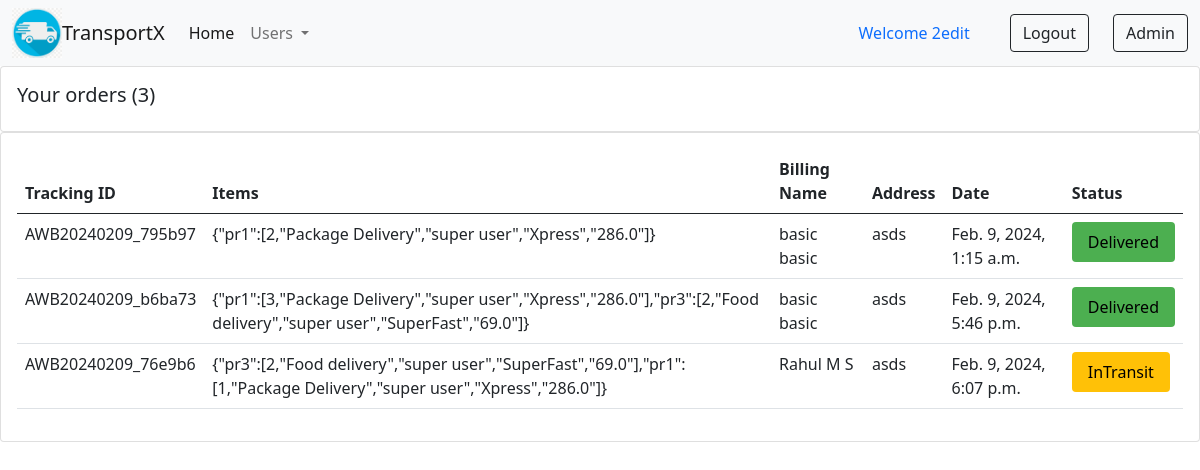
/track_orders/ (signed in), run on the app's committed database.
### books/models.py (models this page shows)
class Order(models.Model):
    tracking_id = models.CharField(max_length=255, unique=True, blank=True, default=generate_tracking_id)
    user = models.ForeignKey(User, on_delete=models.CASCADE, default=1)
    items_json = models.CharField(max_length=5000, blank=True)
    price = models.IntegerField(default=0)
    name = models.CharField(max_length=100, blank=True)
    email = models.CharField(max_length=100, blank=True)
    address = models.CharField(max_length=100, default="")
    phone = models.CharField(max_length=100, blank=True)
    date = models.DateTimeField(auto_now_add=True)
    status = models.CharField(max_length=100, blank=True)
    def __str__(self):
        return str(self.user)

### books/views.py (the view)
# urls.py: path("track_orders/", views.track_orders, name="track_orders"),
def track_orders(request):
    current_user = request.user
    orders = Order.objects.filter(user=current_user)
    total_orders = orders.count()
    print(orders)
    return render(request, "track_orders.html", {'orders': orders, 'total_orders': total_orders})

### books/templates/track_orders.html (shortened to what this page needs)
{% extends 'user_navbar.html' %}
{% block body %}
<div class="row">
  <div class="col-md">
    <div class="card card-body">
      <h5>Your orders ({{total_orders}})</h5>
    </div>
    <div class="card card-body">
      <table class="table">
        <thead>
          <tr>
            <th>Tracking ID</th>
            <th>Items</th>
            <th>Billing Name</th>
            <th>Address</th>
            <th>Date</th>
            <th>Status</th>
          </tr>
        </thead>
        {% for order in orders %}
          <tr>
            <td id="trackingpr{{order.id}}">{{order.tracking_id}}</td>
            <td id="itempr{{order.id}}">{{order.items_json}}</td>
            <td id="namepr{{order.id}}">{{order.name}}</td>
            <td><span id="addresspr{{order.id}}">{{order.address}}</span></td>
            <td id="date{{order.id}}">{{order.date}}</td>
            <td id="status{{order.status}}">
            <button id="statusbtn{{order.id}}" class="order-status-button" data-status="{{order.status}}">
              {{order.status}}
            </button>
            </td>
          </tr>
        {% endfor %}
      </table>
    </div>
  </div>
</div>
{% endblock %}

### books/templates/user_navbar.html (shortened to what this page needs)
<!doctype html>
<html lang="en">
  <head>
    {% load static %}
    <link href="https://cdn.jsdelivr.net/npm/bootstrap@5.0.2/dist/css/bootstrap.min.css" rel="stylesheet">
  </head>
  <body>
    <nav class="navbar navbar-expand-lg navbar-light bg-light">
        <div class="container-fluid">
          <img class="d-block" height="50px" width="50px" src="{% static 'txmini.png' %}" alt="">
          <a class="navbar-brand" href="/">TransportX</a>
          <div class="collapse navbar-collapse" id="navbarSupportedContent">
            <ul class="navbar-nav me-auto mb-2 mb-lg-0">
              <li class="nav-item">
                <a class="nav-link active" aria-current="page" href="/">Home</a>
              </li>
              <li class="nav-item dropdown">
                <a class="nav-link dropdown-toggle" href="#" id="navbarDropdown" role="button" data-bs-toggle="dropdown" aria-expanded="false">
                  Users
                </a>
              </li>
            </ul>
            {% if user.is_authenticated %}
              <a class="nav-link" href="#">Welcome {{request.user}}</a>
              <a href="/logout/" class="btn btn-outline-dark mx-4" type="submit">Logout</a>
            {% endif %}
            {% if user.is_superuser %}
            <a href="/all_shipments/" class="btn btn-outline-dark" type="submit">Admin</a>
            {% endif %}
          </div>
        </div>
      </nav>
      {% block body %}{% endblock %}
  </body>
</html>

### books/templates/track_orders.html (style rules this page uses)
.order-status-button { border: none; padding: 8px 16px; font-size: 16px; border-radius: 4px; cursor: pointer; }
[data-status="InTransit"] { background-color: #ffc107; }
[data-status="Delivered"] { background-color: #4caf50; }

### data on the page
Order: tracking_id "AWB20240209_795b97", items_json "{\"pr1\":[2,\"Package Delivery\",\"super user\",\"Xpress\",\"286.0\"]}", name "basic basic", address "asds", date "Feb. 9, 2024, 1:15 a.m.", status "Delivered"
Order: tracking_id "AWB20240209_b6ba73", items_json "{\"pr1\":[3,\"Package Delivery\",\"super user\",\"Xpress\",\"286.0\"],\"pr3\":[2,\"Food delivery\",\"super user\",\"SuperFast\",\"69.0\"]}", name "basic basic", address "asds", date "Feb. 9, 2024, 5:46 p.m.", status "Delivered"
Order: tracking_id "AWB20240209_76e9b6", items_json "{\"pr3\":[2,\"Food delivery\",\"super user\",\"SuperFast\",\"69.0\"],\"pr1\":[1,\"Package Delivery\",\"super user\",\"Xpress\",\"286.0\"]}", name "Rahul M S", address "asds", date "Feb. 9, 2024, 6:07 p.m.", status "InTransit"

### other printed values
{{ request.user }} "2edit"
{{ total_orders }} "3"
